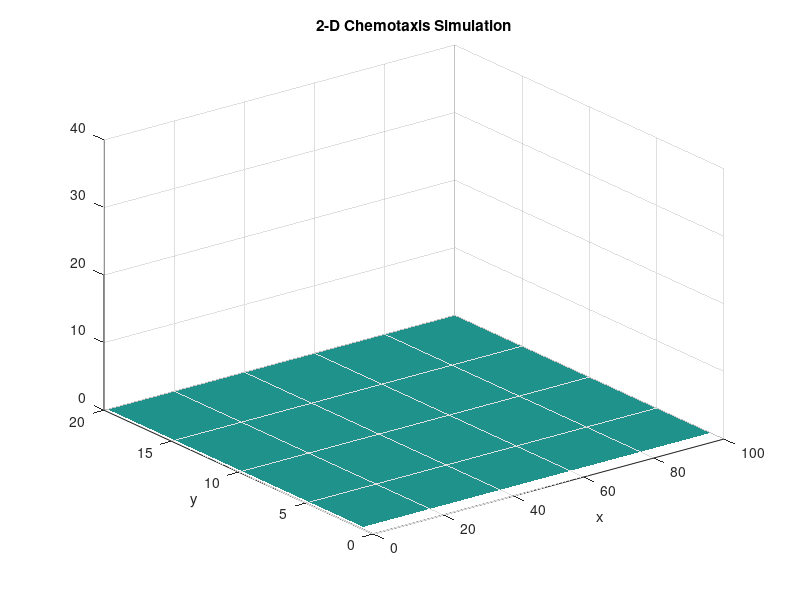

This figure's MATLAB source: (Note: this script raises an error after producing the figure.)
%% simulateChemotaxis2D.m
% Simulates the two dimensional chemotaxis equations:
%   U_t = div(grad U - U grad V)
%   V_t = kappa*Lap V + U - V
%
% Returns the spacetime data for the bacteria concentration (U) and the
% chemical concentration (V)
% [U,V] = Chemotaxis1D('parameter1', value1, 'parameter2', value2, ...)
%   -This function takes in a variable number of parameters, if a parameter
%   is not specified, the simulation will run with a predetermined default
%   value
%
% Parameters:
%   'U0'        -The initial condition for U, this must be an MxN matrix
%               that corresponds to the initial concentration profile of
%               the bacteria
%               default: [1.1; ones(N-1,1)]
%   'V0'        -The initial condition for V, this must be an MxN matrix
%               that corresponds to the initial concentration profile of
%               the chemical
%               default: ones(N,1)
%   'b'         -The chemotactic sensitivity, this must be a positive
%               scalar
%               default: 1.01
%   'kappa'     -The relative diffusifity of the chemical in comparison
%               with to the bacteria, this must be a positive scalar
%               default: 1
%   'dt'        -The simulation timestep, i.e. time between consecutive
%               simulation steps, this must be a positive scalar
%               default: .01
%   'dx'        -The grid cell size in the x direction, i.e. the distance 
%               between consecutive horizontal grid points, this must be a 
%               positive scalar
%               default: .1
%   'dy'        -The grid cell size in the y direction, i.e. the distance 
%               between consecutive vertical grid points, this must be a
%               positive scalar
%               default: .1
%   'numsteps'  -The number of timesteps to take, this must be a positive
%               integer
%               default: 10000
%   'N'         -The grid size in the x direction, i.e. the number of
%               horizontal grid cells, this must be a positive integer
%               default: 1000
%   'M'         -The grid size in the y direction, i.e. the number of
%               vertical grid cells, this must be a positive integer
%               default: 1000
%   'graph'     -Option to animate the simulation results
%               default: true
%   'saveData'  -Option to save the results of the simulation in a file
%               named 'CrankNicolsonChemotaxisData_new.mat', this must be a
%               Boolean value
%               default: false

function varargout = simulateChemotaxis2D(varargin)
    %% Defaults
    %default model parameters
    kappa = 1;

    %default simulation parameters
    dt = .01; numsteps = 400000;
    dx = 1; N = 100;
    dy = 1; M = 20;
    
    U0init = false; V0init = false;
    Ninit = false; Minit = false;
    saveData = false;
    graph = true;

    %% Input and Error handling
    for i=1:floor(nargin/2)
        switch upper(varargin{2*i-1})
            % initial conditions
            case 'U0'
                U0 = varargin{2*i};
                U0init = true;
                if V0init && min(size(U0) ~= size(V0))
                    err = MException('Input:Overdefined', ...
                    'The dimensions of U0 and V0 must be consistent');
                    throw(err)
                end
                U0s = size(U0);
                if Ninit && N ~= U0s(2)
                    err = MException('Input:Overdefined', ...
                    'The value of N that you specified is inconsistent with the dimensions of U0');
                    throw(err)
                end
                if Minit && M ~= U0s(1)
                    err = MException('Input:Overdefined', ...
                    'The value of M that you specified is inconsistent with the dimensions of U0');
                    throw(err)
                end
                N = U0s(2);
                M = U0s(1);
                clear V0s U0s
            case 'V0'
                V0 = varargin{2*i};
                V0init = true;
                if U0init && min(size(U0) ~= size(V0))
                    err = MException('Input:Overdefined', ...
                    'The dimensions of U0 and V0 must be consistent');
                    throw(err)
                end
                V0s = size(U0);
                if Ninit && N ~= V0s(2)
                    err = MException('Input:Overdefined', ...
                    'The value of N that you specified is inconsistent with the dimensions of U0');
                    throw(err)
                end
                if Minit && M ~= V0s(1)
                    err = MException('Input:Overdefined', ...
                    'The value of M that you specified is inconsistent with the dimensions of U0');
                    throw(err)
                end
                N = V0s(2);
                M = V0s(1);
                clear V0s U0s
            % model parameters
            case 'B'
                b = varargin{2*i};
            case 'KAPPA'
                kappa = varargin{2*i};
            % simulation parameters
            case 'DT'
                dt = varargin{2*i};
            case 'DX'
                dx = varargin{2*i};
            case 'DY'
                dy = varargin{2*i};
            case 'NUMSTEPS'
                numsteps = varargin{2*i};
            case 'N'
                N = varargin{2*i};
                Ninit = true;
                if U0init
                U0s = size(U0);
                end
                if V0init
                    V0s = size(V0);
                end
                if (U0init && U0s(2) ~= N) || (V0init && V0s(2) ~= N)
                    err = MException('Input:Overdefined', ...
                    'The value of N that you specified is inconsistent with the dimensions of the initial conditions');
                    throw(err)
                end
                clear U0s V0s
            case 'M'
                M = varargin{2*i};
                Minit = true;
                if U0init
                    U0s = size(U0);
                end
                if V0init
                    V0s = size(V0);
                end
                if (U0init && U0s(1) ~= M) || (V0init && V0s(1) ~= M)
                    err = MException('Input:Overdefined', ...
                    'The value of M that you specified is inconsistent with the dimensions of the initial conditions');
                    throw(err)
                end
                clear U0s V0s
            case 'SAVEDATA'
                saveData = varargin{2*i};
            case 'GRAPH'
                graph = varargin{2*i};
            otherwise
                warning(['Argument ' num2str(2*i-1) ' is not a valid parameter name'])
        end
    end
    
    %default initial conditions
    if ~U0init
        U0 = ones(M,N)*2;
        U0(:,1) = U0(:,1) + .1;
%         U0(:,:) = U0(:,:) + .2*(rand(size(U0))-.5);
%         U0(floor(end/2)-2:floor(end/2)+2,floor(end/2)-2:floor(end/2)+2) = U0(floor(end/2)-2:floor(end/2)+2,floor(end/2)-2:floor(end/2)+2) + .2;
    end
    if ~V0init
        V0 = ones(M,N)*2;
    end
    
    nSaveStep = floor(numsteps/100);
    numsteps = nSaveStep*100;
    
    if graph
        [Top, UPlot] = initgraphics(N,M,dx,dy);
    end
    
    %% Prepare the Matrices
    % initialize the solution matrices
    U = U0; V = V0;
    
    if saveData
        U_ = zeros(M,N,floor(numsteps/nSaveStep)); V_ = zeros(M,N,floor(numsteps/nSaveStep));
    end
    
    
    %prepare the operator matrices
    Dx = derivative(dx,N,'symmetric','Neumann'); Dy = derivative(dy,M,'symmetric','periodic');
    Lx = laplacian(dx,N,'Neumann'); Ly = laplacian(dy,M,'periodic');

    [L_Diff_Ux, U_Diff_Ux, ~] = lu(speye(N)-dt/2*Lx);
    [L_Diff_Uy, U_Diff_Uy, ~] = lu(speye(M)-dt/2*Ly);
    [L_Diff_Vx, U_Diff_Vx, ~] = lu(speye(N)-dt/2*kappa*Lx);
    [L_Diff_Vy, U_Diff_Vy, ~] = lu(speye(M)-dt/2*kappa*Ly);

%     Diffuse_Ux = speye(N)+dt/2*Lx;
%     Diffuse_Uy = speye(M)+dt/2*Ly;
%     Diffuse_Vx = speye(N)+dt/2*kappa*Lx;
%     Diffuse_Vy = speye(M)+dt/2*kappa*Ly;


    %% Simulate
    %Crank-Nicolson Method
    nstep = 1;
    while nstep<=numsteps
        nstep = nstep+1;
        %Implicit Euler Half Diffusion
        U = (U/U_Diff_Ux)/L_Diff_Ux;
        V = (V/U_Diff_Vx)/L_Diff_Vx;
          
        U = U_Diff_Uy\(L_Diff_Uy\U);
        V = U_Diff_Vy\(L_Diff_Vy\V);
        
        %Explicit Euler Non Linear and Cross Terms
        U = U - dt*((V*Dx').*U)*Dx';
        U = U - dt*Dy*((Dy*V).*U);
        
        V = V + dt*(U-V);
        
        %Implicit Euler Half Diffusion
        U = (U/U_Diff_Ux)/L_Diff_Ux;
        V = (V/U_Diff_Vx)/L_Diff_Vx;
          
        U = U_Diff_Uy\(L_Diff_Uy\U);
        V = U_Diff_Vy\(L_Diff_Vy\V);
        
        %split the data into multiple parts
        if isnan(U(1,1)) || U(1,1) == Inf || U(1,1) == -Inf
            numsteps = nstep;
            U = U_(:,:,1:floor(nstep/nSaveStep));
            V = V_(:,:,1:floor(nstep/nSaveStep));
            break
        end
        if graph && mod(nstep,floor(1/(2*dt)))==0
            set(UPlot,'zdata',U)
            set(Top,'string',sprintf('t = %6.2f',dt*nstep))
            drawnow
        end
        if mod(nstep,nSaveStep)==0            
            if saveData
                i=nstep/nSaveStep;
                U_(:,:,i)=U;
                V_(:,:,i)=V;
            end
        end
    end
    
    %% Save Data
    if saveData
        U = U_;
        V = V_;
        clear U_ V_
        
        x = dx:dx:dx*N;
        y = dy:dy:dy*M;
        t = nSaveStep*dt:nSaveStep*dt:dt*numsteps;
        
        save('Data/2DChemotaxisData_new.mat','U','V','x','y','t','dx','dy','dt','b','kappa')
    end
    
    %% Construct output
    switch nargout
        case 0
            %do nothing
        case 2
            varargout = {U, V};
        otherwise
            err = MException('Output:Unsupported', ...
                    ['This function is unsupported for ' ...
                    num2str(nargout) ' output arguments']);
            throw(err)
    end
end

%% Helper Functions
function [Top,UPlot] = initgraphics(N,M,dx,dy)
   figure
   clf
   shg
   set(gcf,'numbertitle','off','name','2-D Chemotaxis Simulation')
   UPlot = surf(dx:dx:N*dx,dy:dy:M*dy,zeros(M,N));
   shading interp
   axis([0 dx*N 0 dy*M 0 40])
   xlabel('x')
   ylabel('y')
   Top = title('2-D Chemotaxis Simulation');
end